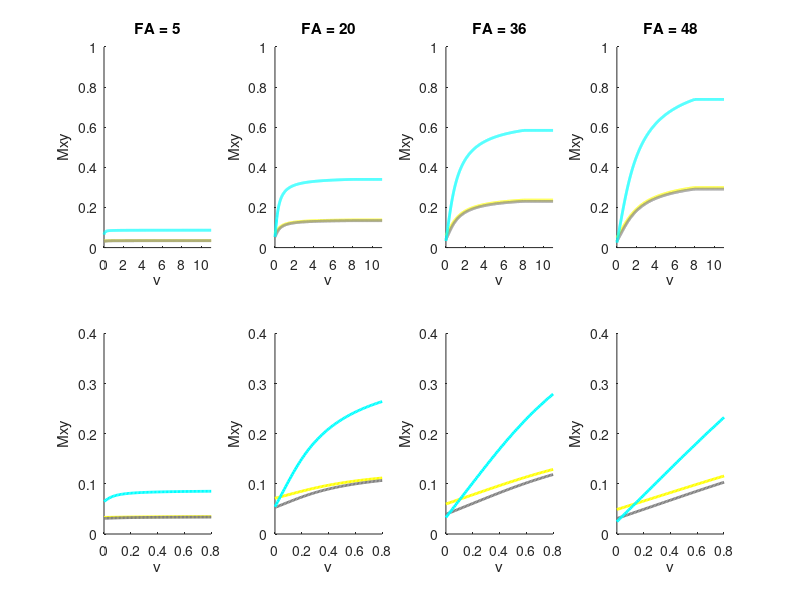

Write MATLAB code to recreate this figure.
% Implements equations from Bianciardi et al., 2015
% Play with parameters: 
% 1) test our Stanfor scan parameters with different flip angles

% MRI acquisition settings:
FA_deg = [5 20 36 48]; % flip angle in degrees to plot
FA_all = (FA_deg*2*pi)/360; % flip angle in radians
TE = 0.0116;
T2s_all = [0.021 0.015 2]; % T2s from Weiskopf 2013 Frontiers in Neuroscience
TR = 0.050;

V = 0:0.01:11; % cm/s
Vc = 0.4/TR; % ST/TR (ST = slice thickness) speed at which there is complete inflow of new spins

% Tissue parameters [WM GM CSF] from Bianciardi at 7T
% T1 = [1.2 2.1 4.4]; % seconds longitudinal recovery rate

% % Tissue parameters [WM GM CSF] from Bianciardi at 3T
T1 = [0.8 1.3 4.4]; % seconds longitudinal recovery rate

PD = [0.7 0.85 1];

%%
figure
tt_colors = {'y',[.5 .5 .5],'c'};
for FA_ind = 1:length(FA_all)
    FA = FA_all(FA_ind);
    subplot(2,length(FA_all),FA_ind),hold on
    title(['FA = ' int2str(FA_deg(FA_ind))])
    for tt = 1:3 % [1:WM 2:GM 3:CSF]

        T2s = T2s_all(tt);

        G = 1; % a gain factor
        M0 = 1 * PD(tt);

        q = exp(-TR/T1(tt))*cos(FA);

        Mxy = NaN(size(V));

        % regime 1 v==0:
        for kk = find(V==0)   
            MzV0 = (M0 * (1-exp(-TR/T1(tt))))/(1-q);
            Mxy(kk) = G * sin(FA) * MzV0 *...
                exp(-TE/T2s);
        end

        % regime 2 v<vc:
        for kk = find(V>0 & V<Vc) 
            MzV0 = (M0 * (1-exp(-TR/T1(tt))))/(1-q);
            Mxy(kk) = G * sin(FA) * (MzV0 + (M0-MzV0)*(1-q.^(Vc/V(kk)))/((Vc/V(kk))*(1-q)) ) *...
                exp(-TE/T2s);
        end

        % regime 3 v>vc:
        for kk = find(V>=Vc) 
            Mxy(kk) = G * sin(FA) * M0 *...
                exp(-TE/T2s);
        end

        subplot(2,length(FA_all),FA_ind),hold on
        plot(V,Mxy,'LineWidth',2,'Color',tt_colors{tt})
        xlabel('v')
        ylabel('Mxy')
        xlim([V(1) V(end)]),ylim([0 1])

        subplot(2,length(FA_all),length(FA_all)+FA_ind),hold on
        plot(V,Mxy,'LineWidth',2,'Color',tt_colors{tt})
        xlabel('v')
        ylabel('Mxy')
        xlim([V(1) .8]),ylim([0 .4])
    end
end